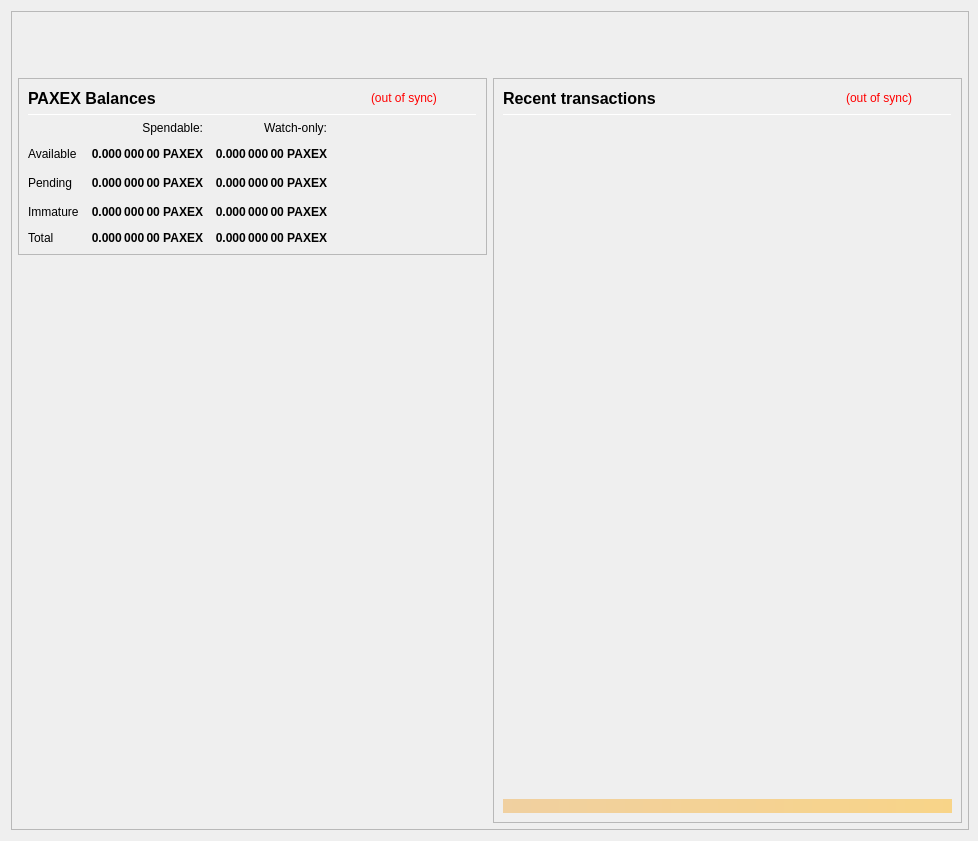
<?xml version="1.0" encoding="UTF-8"?>
<ui version="4.0">
 <class>OverviewPage</class>
 <widget class="QWidget" name="OverviewPage">
  <property name="geometry">
   <rect>
    <x>0</x>
    <y>0</y>
    <width>978</width>
    <height>841</height>
   </rect>
  </property>
  <property name="minimumSize">
   <size>
    <width>960</width>
    <height>682</height>
   </size>
  </property>
  <property name="font">
   <font>
    <weight>50</weight>
    <bold>false</bold>
   </font>
  </property>
  <property name="windowTitle">
   <string>Form</string>
  </property>
  <layout class="QVBoxLayout" name="topLayout" stretch="0">
   <property name="rightMargin">
    <number>9</number>
   </property>
   <item>
    <widget class="QFrame" name="frame_BG">
     <property name="minimumSize">
      <size>
       <width>850</width>
       <height>610</height>
      </size>
     </property>
     <property name="maximumSize">
      <size>
       <width>16777215</width>
       <height>16777215</height>
      </size>
     </property>
     <property name="frameShape">
      <enum>QFrame::StyledPanel</enum>
     </property>
     <property name="frameShadow">
      <enum>QFrame::Raised</enum>
     </property>
     <layout class="QVBoxLayout" name="verticalLayout_3" stretch="0">
      <property name="leftMargin">
       <number>0</number>
      </property>
      <property name="topMargin">
       <number>0</number>
      </property>
      <property name="rightMargin">
       <number>0</number>
      </property>
      <property name="bottomMargin">
       <number>6</number>
      </property>
      <item>
       <layout class="QVBoxLayout" name="verticalLayout_Master" stretch="0,1">
        <property name="leftMargin">
         <number>0</number>
        </property>
        <property name="topMargin">
         <number>0</number>
        </property>
        <property name="rightMargin">
         <number>0</number>
        </property>
        <property name="bottomMargin">
         <number>0</number>
        </property>
        <item>
         <widget class="QFrame" name="frame_Header">
          <layout class="QVBoxLayout" name="verticalLayout_Header" stretch="0">
           <property name="leftMargin">
            <number>0</number>
           </property>
           <property name="topMargin">
            <number>0</number>
           </property>
           <property name="rightMargin">
            <number>0</number>
           </property>
           <property name="bottomMargin">
            <number>0</number>
           </property>
           <item>
            <layout class="QHBoxLayout" name="horizontalLayout_Header" stretch="1,0">
             <property name="spacing">
              <number>6</number>
             </property>
             <item>
              <spacer name="horizontalSpacer_Header">
               <property name="orientation">
                <enum>Qt::Horizontal</enum>
               </property>
               <property name="sizeHint" stdset="0">
                <size>
                 <width>40</width>
                 <height>20</height>
                </size>
               </property>
              </spacer>
             </item>
             <item>
              <widget class="QLabel" name="labelOverviewHeaderRight">
               <property name="minimumSize">
                <size>
                 <width>464</width>
                 <height>60</height>
                </size>
               </property>
               <property name="maximumSize">
                <size>
                 <width>16777215</width>
                 <height>60</height>
                </size>
               </property>
               <property name="font">
                <font>
                 <pointsize>14</pointsize>
                </font>
               </property>
               <property name="text">
                <string/>
               </property>
               <property name="alignment">
                <set>Qt::AlignRight|Qt::AlignTrailing|Qt::AlignVCenter</set>
               </property>
              </widget>
             </item>
            </layout>
           </item>
          </layout>
         </widget>
        </item>
        <item>
         <widget class="QFrame" name="frame_Content">
          <layout class="QVBoxLayout" name="verticalLayout_Content">
           <property name="leftMargin">
            <number>6</number>
           </property>
           <property name="topMargin">
            <number>0</number>
           </property>
           <property name="rightMargin">
            <number>6</number>
           </property>
           <property name="bottomMargin">
            <number>0</number>
           </property>
           <item>
            <layout class="QHBoxLayout" name="horizontalLayout_Content" stretch="1,1">
             <property name="spacing">
              <number>6</number>
             </property>
             <item>
              <layout class="QVBoxLayout" name="verticalLayout_left" stretch="0,0">
               <item>
                <widget class="QFrame" name="frameBalances">
                 <property name="frameShape">
                  <enum>QFrame::StyledPanel</enum>
                 </property>
                 <property name="frameShadow">
                  <enum>QFrame::Raised</enum>
                 </property>
                 <layout class="QVBoxLayout" name="verticalLayout_4">
                  <item>
                   <layout class="QHBoxLayout" name="hlBalancesHeader" stretch="2,0,0">
                    <property name="spacing">
                     <number>6</number>
                    </property>
                    <item>
                     <widget class="QLabel" name="labelBalances">
                      <property name="minimumSize">
                       <size>
                        <width>0</width>
                        <height>0</height>
                       </size>
                      </property>
                      <property name="font">
                       <font>
                        <pointsize>12</pointsize>
                        <weight>75</weight>
                        <bold>true</bold>
                       </font>
                      </property>
                      <property name="text">
                       <string>PAXEX Balances</string>
                      </property>
                     </widget>
                    </item>
                    <item>
                     <widget class="QLabel" name="labelWalletStatus">
                      <property name="cursor">
                       <cursorShape>WhatsThisCursor</cursorShape>
                      </property>
                      <property name="toolTip">
                       <string>The displayed information may be out of date. Your wallet automatically synchronizes with the PAXCHANGE network after a connection is established, but this process has not completed yet.</string>
                      </property>
                      <property name="styleSheet">
                       <string notr="true">QLabel { color: red; }</string>
                      </property>
                      <property name="text">
                       <string notr="true">(out of sync)</string>
                      </property>
                      <property name="alignment">
                       <set>Qt::AlignLeading|Qt::AlignLeft|Qt::AlignVCenter</set>
                      </property>
                     </widget>
                    </item>
                    <item>
                     <spacer name="hsBalancesHeader">
                      <property name="orientation">
                       <enum>Qt::Horizontal</enum>
                      </property>
                      <property name="sizeHint" stdset="0">
                       <size>
                        <width>40</width>
                        <height>20</height>
                       </size>
                      </property>
                     </spacer>
                    </item>
                   </layout>
                  </item>
                  <item>
                   <widget class="Line" name="lineBalances">
                    <property name="minimumSize">
                     <size>
                      <width>0</width>
                      <height>1</height>
                     </size>
                    </property>
                    <property name="maximumSize">
                     <size>
                      <width>16777215</width>
                      <height>1</height>
                     </size>
                    </property>
                    <property name="orientation">
                     <enum>Qt::Horizontal</enum>
                    </property>
                   </widget>
                  </item>
                  <item>
                   <layout class="QGridLayout" name="gridLayout">
                    <property name="spacing">
                     <number>12</number>
                    </property>
                    <item row="2" column="2">
                     <widget class="QLabel" name="labelWatchPending">
                      <property name="font">
                       <font>
                        <weight>75</weight>
                        <bold>true</bold>
                       </font>
                      </property>
                      <property name="cursor">
                       <cursorShape>ArrowCursor</cursorShape>
                      </property>
                      <property name="toolTip">
                       <string>Unconfirmed transactions to watch-only addresses</string>
                      </property>
                      <property name="text">
                       <string notr="true">0.000 000 00 PAXEX</string>
                      </property>
                      <property name="alignment">
                       <set>Qt::AlignRight|Qt::AlignTrailing|Qt::AlignVCenter</set>
                      </property>
                      <property name="textInteractionFlags">
                       <set>Qt::NoTextInteraction</set>
                      </property>
                     </widget>
                    </item>
                    <item row="2" column="1">
                     <widget class="QLabel" name="labelUnconfirmed">
                      <property name="font">
                       <font>
                        <weight>75</weight>
                        <bold>true</bold>
                       </font>
                      </property>
                      <property name="cursor">
                       <cursorShape>ArrowCursor</cursorShape>
                      </property>
                      <property name="toolTip">
                       <string>Total of transactions that have yet to be confirmed, and do not yet count toward the spendable balance</string>
                      </property>
                      <property name="text">
                       <string notr="true">0.000 000 00 PAXEX</string>
                      </property>
                      <property name="alignment">
                       <set>Qt::AlignRight|Qt::AlignTrailing|Qt::AlignVCenter</set>
                      </property>
                      <property name="textInteractionFlags">
                       <set>Qt::NoTextInteraction</set>
                      </property>
                     </widget>
                    </item>
                    <item row="3" column="2">
                     <widget class="QLabel" name="labelWatchImmature">
                      <property name="font">
                       <font>
                        <weight>75</weight>
                        <bold>true</bold>
                       </font>
                      </property>
                      <property name="cursor">
                       <cursorShape>ArrowCursor</cursorShape>
                      </property>
                      <property name="toolTip">
                       <string>Staked or masternode rewards in watch-only addresses that has not yet matured</string>
                      </property>
                      <property name="text">
                       <string notr="true">0.000 000 00 PAXEX</string>
                      </property>
                      <property name="alignment">
                       <set>Qt::AlignRight|Qt::AlignTrailing|Qt::AlignVCenter</set>
                      </property>
                      <property name="textInteractionFlags">
                       <set>Qt::NoTextInteraction</set>
                      </property>
                     </widget>
                    </item>
                    <item row="4" column="0">
                     <widget class="QLabel" name="labelTotalText">
                      <property name="text">
                       <string>Total</string>
                      </property>
                      <property name="textInteractionFlags">
                       <set>Qt::NoTextInteraction</set>
                      </property>
                     </widget>
                    </item>
                    <item row="3" column="1">
                     <widget class="QLabel" name="labelImmature">
                      <property name="font">
                       <font>
                        <weight>75</weight>
                        <bold>true</bold>
                       </font>
                      </property>
                      <property name="cursor">
                       <cursorShape>ArrowCursor</cursorShape>
                      </property>
                      <property name="toolTip">
                       <string>Staked or masternode rewards that has not yet matured</string>
                      </property>
                      <property name="text">
                       <string notr="true">0.000 000 00 PAXEX</string>
                      </property>
                      <property name="alignment">
                       <set>Qt::AlignRight|Qt::AlignTrailing|Qt::AlignVCenter</set>
                      </property>
                      <property name="textInteractionFlags">
                       <set>Qt::NoTextInteraction</set>
                      </property>
                     </widget>
                    </item>
                    <item row="2" column="3">
                     <spacer name="hsBalances">
                      <property name="orientation">
                       <enum>Qt::Horizontal</enum>
                      </property>
                      <property name="sizeHint" stdset="0">
                       <size>
                        <width>40</width>
                        <height>20</height>
                       </size>
                      </property>
                     </spacer>
                    </item>
                    <item row="3" column="0">
                     <widget class="QLabel" name="labelImmatureText">
                      <property name="text">
                       <string>Immature</string>
                      </property>
                      <property name="textInteractionFlags">
                       <set>Qt::NoTextInteraction</set>
                      </property>
                     </widget>
                    </item>
                    <item row="4" column="1">
                     <widget class="QLabel" name="labelTotal">
                      <property name="font">
                       <font>
                        <weight>75</weight>
                        <bold>true</bold>
                       </font>
                      </property>
                      <property name="cursor">
                       <cursorShape>ArrowCursor</cursorShape>
                      </property>
                      <property name="toolTip">
                       <string>Your current total balance</string>
                      </property>
                      <property name="text">
                       <string notr="true">0.000 000 00 PAXEX</string>
                      </property>
                      <property name="alignment">
                       <set>Qt::AlignRight|Qt::AlignTrailing|Qt::AlignVCenter</set>
                      </property>
                      <property name="textInteractionFlags">
                       <set>Qt::NoTextInteraction</set>
                      </property>
                     </widget>
                    </item>
                    <item row="4" column="2">
                     <widget class="QLabel" name="labelWatchTotal">
                      <property name="font">
                       <font>
                        <weight>75</weight>
                        <bold>true</bold>
                       </font>
                      </property>
                      <property name="cursor">
                       <cursorShape>ArrowCursor</cursorShape>
                      </property>
                      <property name="toolTip">
                       <string>Current total balance in watch-only addresses</string>
                      </property>
                      <property name="text">
                       <string notr="true">0.000 000 00 PAXEX</string>
                      </property>
                      <property name="alignment">
                       <set>Qt::AlignRight|Qt::AlignTrailing|Qt::AlignVCenter</set>
                      </property>
                      <property name="textInteractionFlags">
                       <set>Qt::NoTextInteraction</set>
                      </property>
                     </widget>
                    </item>
                    <item row="0" column="2">
                     <widget class="QLabel" name="labelWatchonly">
                      <property name="text">
                       <string>Watch-only:</string>
                      </property>
                      <property name="alignment">
                       <set>Qt::AlignRight|Qt::AlignTrailing|Qt::AlignVCenter</set>
                      </property>
                     </widget>
                    </item>
                    <item row="1" column="0">
                     <widget class="QLabel" name="labelBalanceText">
                      <property name="text">
                       <string>Available</string>
                      </property>
                      <property name="textInteractionFlags">
                       <set>Qt::NoTextInteraction</set>
                      </property>
                     </widget>
                    </item>
                    <item row="1" column="1">
                     <widget class="QLabel" name="labelBalance">
                      <property name="font">
                       <font>
                        <weight>75</weight>
                        <bold>true</bold>
                       </font>
                      </property>
                      <property name="cursor">
                       <cursorShape>ArrowCursor</cursorShape>
                      </property>
                      <property name="toolTip">
                       <string>Your current spendable balance</string>
                      </property>
                      <property name="text">
                       <string notr="true">0.000 000 00 PAXEX</string>
                      </property>
                      <property name="alignment">
                       <set>Qt::AlignRight|Qt::AlignTrailing|Qt::AlignVCenter</set>
                      </property>
                      <property name="textInteractionFlags">
                       <set>Qt::NoTextInteraction</set>
                      </property>
                     </widget>
                    </item>
                    <item row="1" column="2">
                     <widget class="QLabel" name="labelWatchAvailable">
                      <property name="font">
                       <font>
                        <weight>75</weight>
                        <bold>true</bold>
                       </font>
                      </property>
                      <property name="cursor">
                       <cursorShape>ArrowCursor</cursorShape>
                      </property>
                      <property name="toolTip">
                       <string>Your current balance in watch-only addresses</string>
                      </property>
                      <property name="text">
                       <string notr="true">0.000 000 00 PAXEX</string>
                      </property>
                      <property name="alignment">
                       <set>Qt::AlignRight|Qt::AlignTrailing|Qt::AlignVCenter</set>
                      </property>
                      <property name="textInteractionFlags">
                       <set>Qt::NoTextInteraction</set>
                      </property>
                     </widget>
                    </item>
                    <item row="2" column="0">
                     <widget class="QLabel" name="labelPendingText">
                      <property name="text">
                       <string>Pending</string>
                      </property>
                      <property name="textInteractionFlags">
                       <set>Qt::NoTextInteraction</set>
                      </property>
                     </widget>
                    </item>
                    <item row="0" column="1">
                     <widget class="QLabel" name="labelSpendable">
                      <property name="text">
                       <string>Spendable:</string>
                      </property>
                      <property name="alignment">
                       <set>Qt::AlignRight|Qt::AlignTrailing|Qt::AlignVCenter</set>
                      </property>
                     </widget>
                    </item>
                   </layout>
                  </item>
                 </layout>
                </widget>
               </item>
               <item>
                <spacer name="verticalSpacer">
                 <property name="orientation">
                  <enum>Qt::Vertical</enum>
                 </property>
                 <property name="sizeHint" stdset="0">
                  <size>
                   <width>20</width>
                   <height>40</height>
                  </size>
                 </property>
                </spacer>
               </item>
              </layout>
             </item>
             <item>
              <layout class="QVBoxLayout" name="verticalLayout_right" stretch="1">
               <item>
                <widget class="QFrame" name="frame_RecentTransactions">
                 <property name="minimumSize">
                  <size>
                   <width>0</width>
                   <height>0</height>
                  </size>
                 </property>
                 <property name="frameShape">
                  <enum>QFrame::StyledPanel</enum>
                 </property>
                 <property name="frameShadow">
                  <enum>QFrame::Raised</enum>
                 </property>
                 <layout class="QVBoxLayout" name="verticalLayout_1" stretch="0,0,0,0,0">
                  <item>
                   <layout class="QHBoxLayout" name="horizontalLayout_2" stretch="2,0,0">
                    <property name="spacing">
                     <number>3</number>
                    </property>
                    <item>
                     <widget class="QLabel" name="label_4">
                      <property name="minimumSize">
                       <size>
                        <width>0</width>
                        <height>20</height>
                       </size>
                      </property>
                      <property name="font">
                       <font>
                        <pointsize>12</pointsize>
                        <weight>75</weight>
                        <bold>true</bold>
                       </font>
                      </property>
                      <property name="text">
                       <string>Recent transactions</string>
                      </property>
                     </widget>
                    </item>
                    <item>
                     <widget class="QLabel" name="labelTransactionsStatus">
                      <property name="cursor">
                       <cursorShape>WhatsThisCursor</cursorShape>
                      </property>
                      <property name="toolTip">
                       <string>The displayed information may be out of date. Your wallet automatically synchronizes with the PAXCHANGE network after a connection is established, but this process has not completed yet.</string>
                      </property>
                      <property name="styleSheet">
                       <string notr="true">QLabel { color: red; }</string>
                      </property>
                      <property name="text">
                       <string notr="true">(out of sync)</string>
                      </property>
                      <property name="alignment">
                       <set>Qt::AlignRight|Qt::AlignTrailing|Qt::AlignVCenter</set>
                      </property>
                     </widget>
                    </item>
                    <item>
                     <spacer name="horizontalSpacer">
                      <property name="orientation">
                       <enum>Qt::Horizontal</enum>
                      </property>
                      <property name="sizeHint" stdset="0">
                       <size>
                        <width>40</width>
                        <height>20</height>
                       </size>
                      </property>
                     </spacer>
                    </item>
                   </layout>
                  </item>
                  <item>
                   <widget class="Line" name="line">
                    <property name="minimumSize">
                     <size>
                      <width>0</width>
                      <height>1</height>
                     </size>
                    </property>
                    <property name="maximumSize">
                     <size>
                      <width>16777215</width>
                      <height>1</height>
                     </size>
                    </property>
                    <property name="orientation">
                     <enum>Qt::Horizontal</enum>
                    </property>
                   </widget>
                  </item>
                  <item>
                   <widget class="QListView" name="listTransactions">
                    <property name="minimumSize">
                     <size>
                      <width>0</width>
                      <height>0</height>
                     </size>
                    </property>
                    <property name="styleSheet">
                     <string notr="true">QListView { background: transparent; }</string>
                    </property>
                    <property name="frameShape">
                     <enum>QFrame::NoFrame</enum>
                    </property>
                    <property name="verticalScrollBarPolicy">
                     <enum>Qt::ScrollBarAlwaysOff</enum>
                    </property>
                    <property name="horizontalScrollBarPolicy">
                     <enum>Qt::ScrollBarAlwaysOff</enum>
                    </property>
                    <property name="selectionMode">
                     <enum>QAbstractItemView::NoSelection</enum>
                    </property>
                   </widget>
                  </item>
                  <item>
                   <spacer name="verticalSpacer_2">
                    <property name="orientation">
                     <enum>Qt::Vertical</enum>
                    </property>
                    <property name="sizeType">
                     <enum>QSizePolicy::Expanding</enum>
                    </property>
                    <property name="sizeHint" stdset="0">
                     <size>
                      <width>20</width>
                      <height>40</height>
                     </size>
                    </property>
                   </spacer>
                  </item>
                  <item>
                   <widget class="QLabel" name="labelAlerts">
                    <property name="maximumSize">
                     <size>
                      <width>16777215</width>
                      <height>16777215</height>
                     </size>
                    </property>
                    <property name="styleSheet">
                     <string notr="true">background-color: qlineargradient(x1: 0, y1: 0, x2: 1, y2: 0, stop:0 #F0D0A0, stop:1 #F8D488); color:#000000;</string>
                    </property>
                    <property name="text">
                     <string/>
                    </property>
                    <property name="wordWrap">
                     <bool>true</bool>
                    </property>
                    <property name="margin">
                     <number>3</number>
                    </property>
                   </widget>
                  </item>
                 </layout>
                </widget>
               </item>
              </layout>
             </item>
            </layout>
           </item>
          </layout>
         </widget>
        </item>
       </layout>
      </item>
     </layout>
    </widget>
   </item>
  </layout>
 </widget>
 <resources/>
 <connections/>
</ui>
